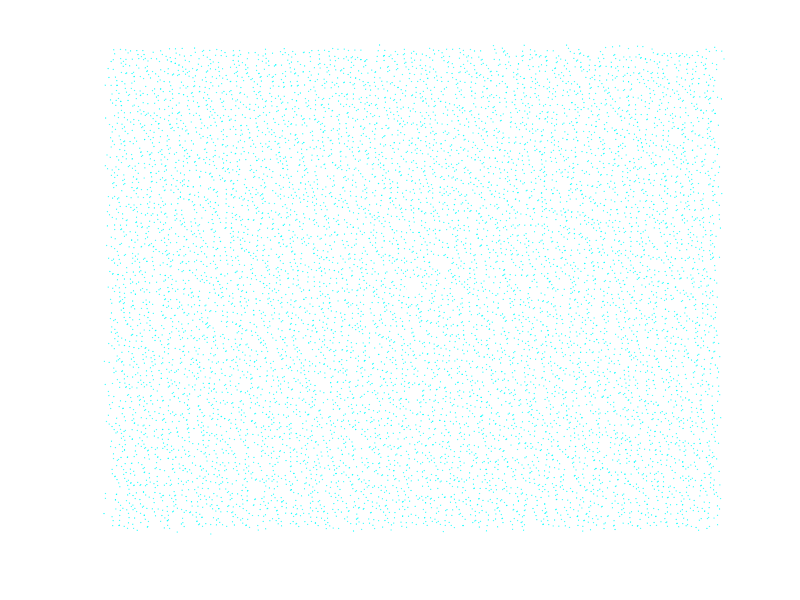

Source code (MATLAB): (Note: this script raises an error after producing the figure.)

clear; close all; clc

%%%%%%%%%%%%%%%%%%%%%%%%%%%%%%%%%%%%%%%%%%%%%%%%%%%%%%%%%%%%%%%%%%%%%%%%%%%

k=8;

%%%%%%%%%%%%%%%%%%%%%%%%%%%%%%%%%%%%%%%%%%%%%%%%%%%%%%%%%%%%%%%%%%%%%%%%%%%

N=1001;
tmp=zeros(N);tmp(1:10:end,1:10:end)=1;
[x,y]=find(tmp);
x=x(:)'; y=y(:)';
N2=sqrt(sum(tmp(:)));
i=ceil(N2^2/2);

p=[x(i);y(i)]; % Reference point locations
Mosaic=[x;y]; % 2D data point locations
noise=normrnd(0,3,[1,length(Mosaic)]);
Mosaic=Mosaic+noise*2; % Add noise (because real-world data is noisy)

%%%%%%%%%%%%%%%%%%%%%%%%%%%%%%%%%%%%%%%%%%%%%%%%%%%%%%%%%%%%%%%%%%%%%%%%%%%

slices=360/k;
r1=400; % Closer search bound
r2=200; % Further search bound
margin=slices/2;

figure('Position',[60,60,800,800],'Resize','off','Color','k');hold on;
axis tight;axis off;
scatter(Mosaic(2,:),Mosaic(1,:),0.1,'c'); % Background lattice
scatter(p(2),p(1),100,'w','filled');

Kernel=zeros(k,3);

i=0;

for dirAngle=0:slices:slices*k-slices
    
    i=i+1;
    
    [ind2,nn]=angleDirection(p,Mosaic,r1,r2,dirAngle,margin);
    
    x=p(2); y=p(1);
    [theta,r]=cart2pol(Mosaic(2,nn)-x,Mosaic(1,nn)-y);
    u=r*cos(theta);
    v=r*sin(theta);
    
    scatter(Mosaic(2,ind2),Mosaic(1,ind2),2); % Highlight mosaic slices
    scatter(Mosaic(2,nn),Mosaic(1,nn),50,'r','filled'); 
    
    Kernel(i,1)=Mosaic(2,nn);
    Kernel(i,2)=Mosaic(1,nn); 
end

%%%%%%%%%%%%%%%%%%%%%%%%%%%%%%%%%%%%%%%%%%%%%%%%%%%%%%%%%%%%%%%%%%%%%%%%%%%

if k<=2
    
else % Draws kernel triangles for k>=3
    
    Xa=[];
    Ya=[];
    Za=[];
    Xb=[];
    Yb=[];
    Zb=[];
    
    count=0;

    for i=1:length(Kernel)
        A=Kernel(i,:);
        for q=1:length(Kernel)
            if q>=i
            else
                count=count+1;
                B=Kernel(q,:);
                Xa(count)=A(1,1);
                Ya(count)=A(1,2);
                Za(count)=A(1,3);
                Xb(count)=B(1,1);
                Yb(count)=B(1,2);
                Zb(count)=B(1,3);
                plot3([A(1,1);B(1,1)],[A(1,2);B(1,2)],[A(1,3);B(1,3)],'r');
            end
        end
    end
end

%%%%%%%%%%%%%%%%%%%%%%%%%%%%%%%%%%%%%%%%%%%%%%%%%%%%%%%%%%%%%%%%%%%%%%%%%%%

function [ind,indMin]=angleDirection(p,Mosaic,r1,r2,dirAngle,margin)

    % Code below from Abdullah H. Ozcan (2016) 'directionaldist', 
    % which in turn requires 'nearestneighbour' by Richard Brown (2016):
    % [https://www.mathworks.com/matlabcentral/fileexchange/
    % 54723-extract-points-in-a-defined-direction-and-distance]
    % [https://www.mathworks.com/matlabcentral/fileexchange/
    % 12574-nearestneighbour-m]

    idx1 = nearestneighbour(p,Mosaic,'r',r1);
    idx2 = nearestneighbour(p,Mosaic,'r',r2);

    idx=setdiff(idx1,idx2);
    
    [THETA,~]=cart2pol(p(1)-Mosaic(1,idx),p(2)-Mosaic(2,idx));
    th=ceil(THETA/pi*180);
    th=mod(th+180,360);
    ind1=find(abs(dirAngle-th)<margin);
    ind2=find(abs(dirAngle-th)>(360-margin));
    ind=union(ind1,ind2);
    ind=idx(ind);
    
    [~,indMin]=min((p(1)-Mosaic(1,ind)).^2+(p(2)-Mosaic(2,ind)).^2);
    indMin=ind(indMin);
end

%%%%%%%%%%%%%%%%%%%%%%%%%%%%%%%%%%%%%%%%%%%%%%%%%%%%%%%%%%%%%%%%%%%%%%%%%%%


